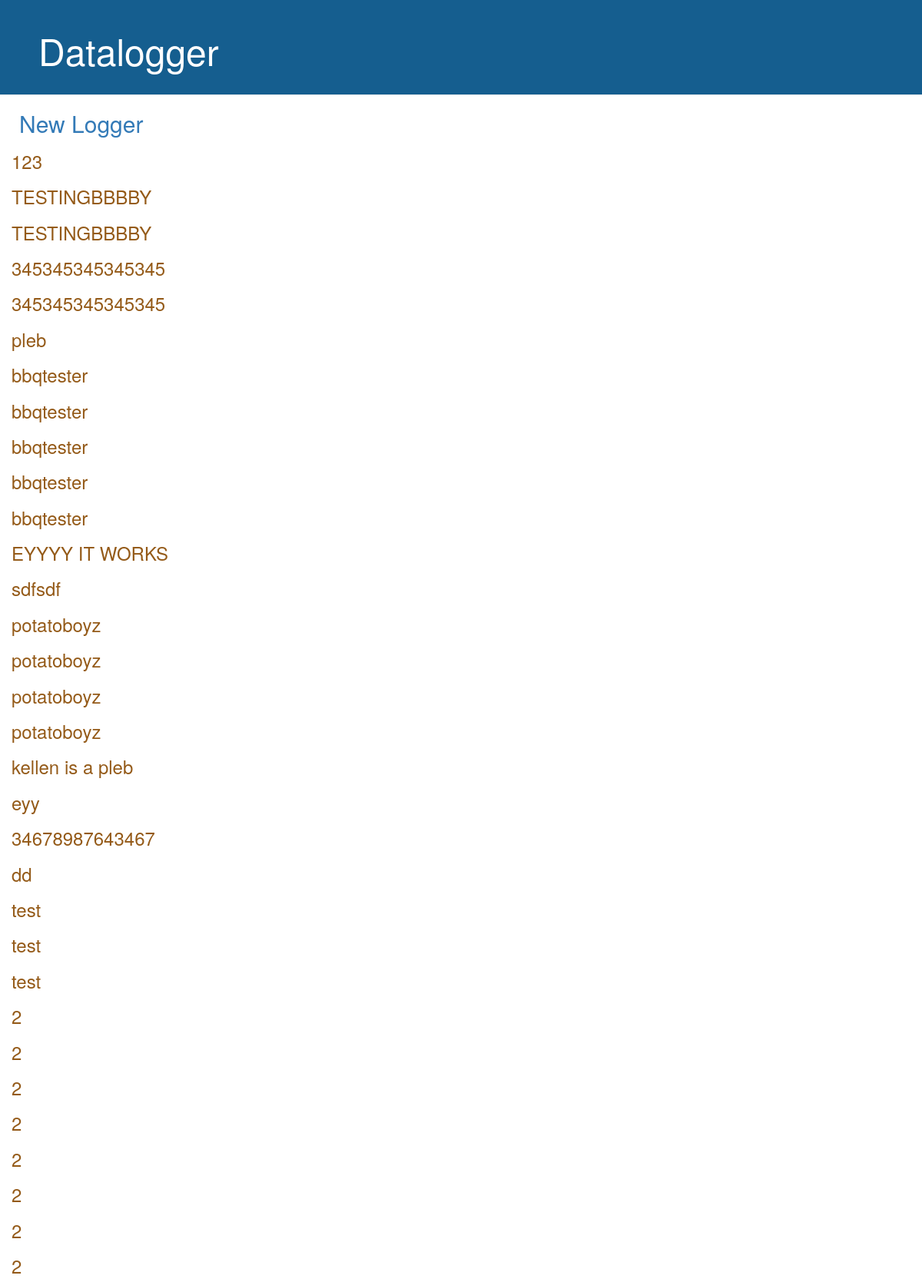
The app's page /logger/log/ (upper part) with its own data.
### logger/models.py (models this page shows, shortened)
class Logger(models.Model):
    baudrate = models.PositiveIntegerField(default = 115200)
    update_rate = models.PositiveIntegerField(default = 0)
    name = models.CharField(max_length = 50)
    data_port = models.CharField(max_length = 50, default = 'ttyAMA0')
    timeout = models.PositiveIntegerField(default = 5)
    current_time = models.DateTimeField(default = timezone.now)
    def __str__(self):
        return self.name

### logger/views.py (the view)
# urls.py: url(r'^logger/log/$', views.log),
def log(request):
    post = Logger.objects.all()
    return render(request, 'logger/log.html', {'post':post})

### logger/templates/logger/log.html (shortened to what this page needs)
{% load staticfiles %}
<html>
    <head>
        <link rel="stylesheet" href="//maxcdn.bootstrapcdn.com/bootstrap/3.2.0/css/bootstrap.min.css">
        <link rel="stylesheet" href="//maxcdn.bootstrapcdn.com/bootstrap/3.2.0/css/bootstrap-theme.min.css">
        <link rel="stylesheet" href="{% static 'css/logger.css' %}">
    </head>
    <body>
        <div class="page-header">
            <h1><a href="/">Datalogger</a></h1>
        </div>
        <div>
            <h2><a href="/logger/form/">New Logger</a></h2>
                {% for x in post %}
                    <h3>{{x}}</h3>
                {% endfor %}
        </div>
    </body>
</html>

### logger/static/css/logger.css (style rules this page uses)
.page-header { background-color: #155E8F; margin-top: 0; margin-left: -15; padding: 20px 40px 20px 40px; }
.page-header h1, .page-header h1 a, .page-header h1 a:visited, .page-header h1 a:active { color: #ffffff; font-size: 36pt; text-decoration: none; }
a { margin-left:10px; }
body { padding-left: 15px; }
h3 { color: #945A18; }

### records on screen
Logger: name "123"
Logger: name "TESTINGBBBBY"
Logger: name "TESTINGBBBBY"
Logger: name "345345345345345"
Logger: name "345345345345345"
Logger: name "pleb"
Logger: name "bbqtester"
Logger: name "bbqtester"
Logger: name "bbqtester"
Logger: name "bbqtester"
Logger: name "bbqtester"
Logger: name "EYYYY IT WORKS"
Logger: name "sdfsdf"
Logger: name "potatoboyz"
Logger: name "potatoboyz"
Logger: name "potatoboyz"
Logger: name "potatoboyz"
Logger: name "kellen is a pleb"
Logger: name "eyy"
Logger: name "34678987643467"
Logger: name "dd"
Logger: name "test"
Logger: name "test"
Logger: name "test"
Logger: name "2"
Logger: name "2"
Logger: name "2"
Logger: name "2"
Logger: name "2"
Logger: name "2"
Logger: name "2"
Logger: name "2"
